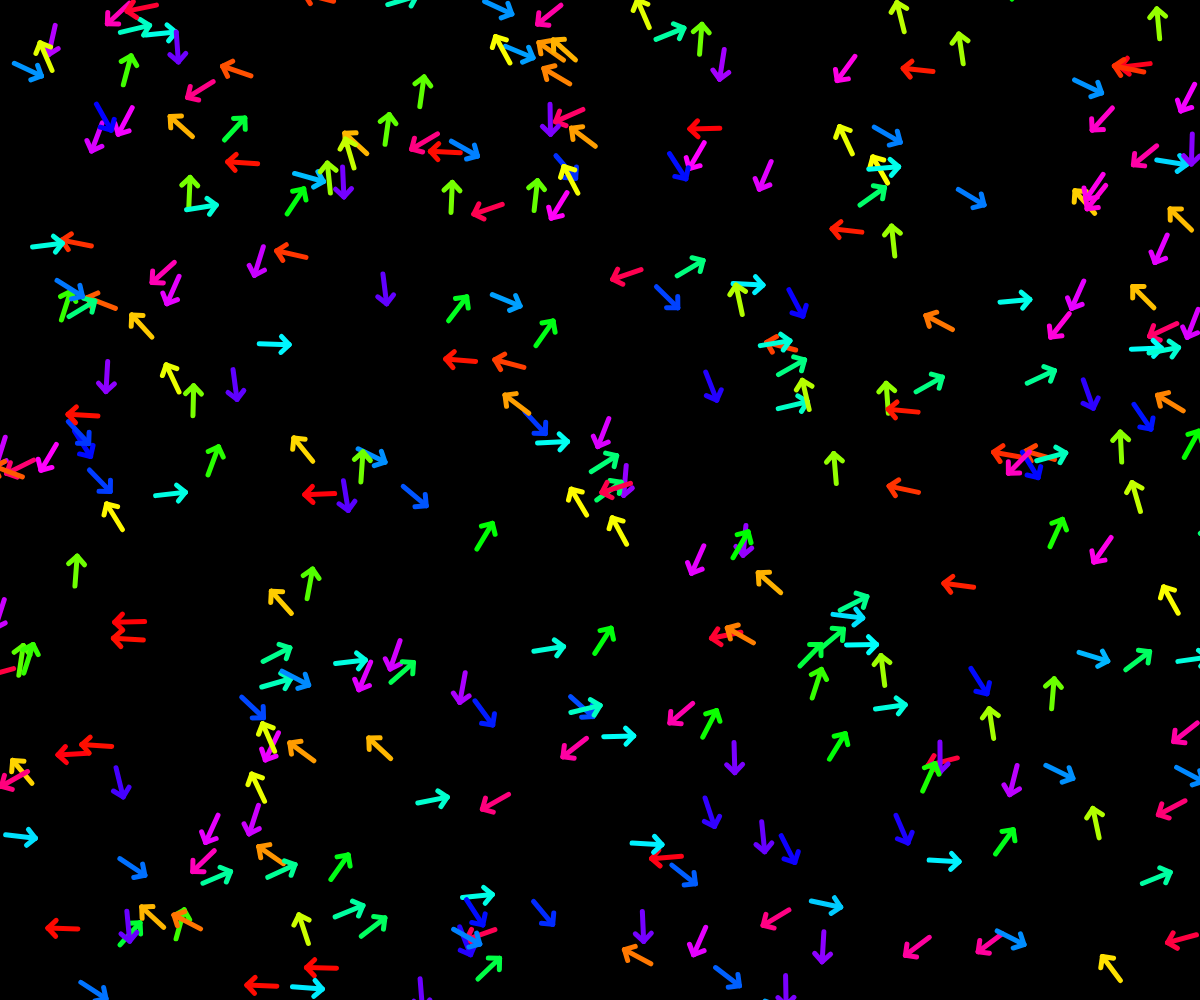
Frame 1 (no input)
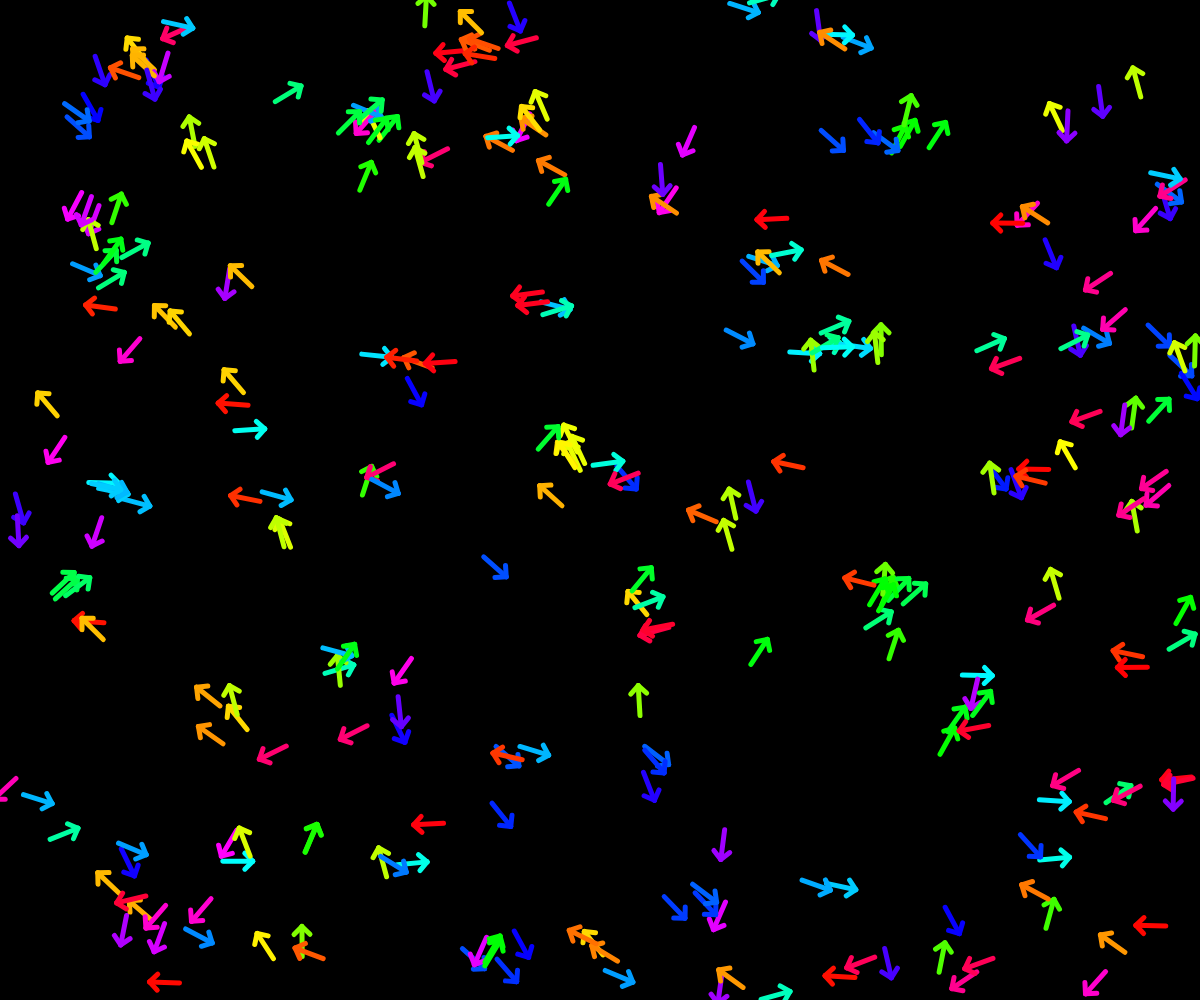
Frame 60 (no input)
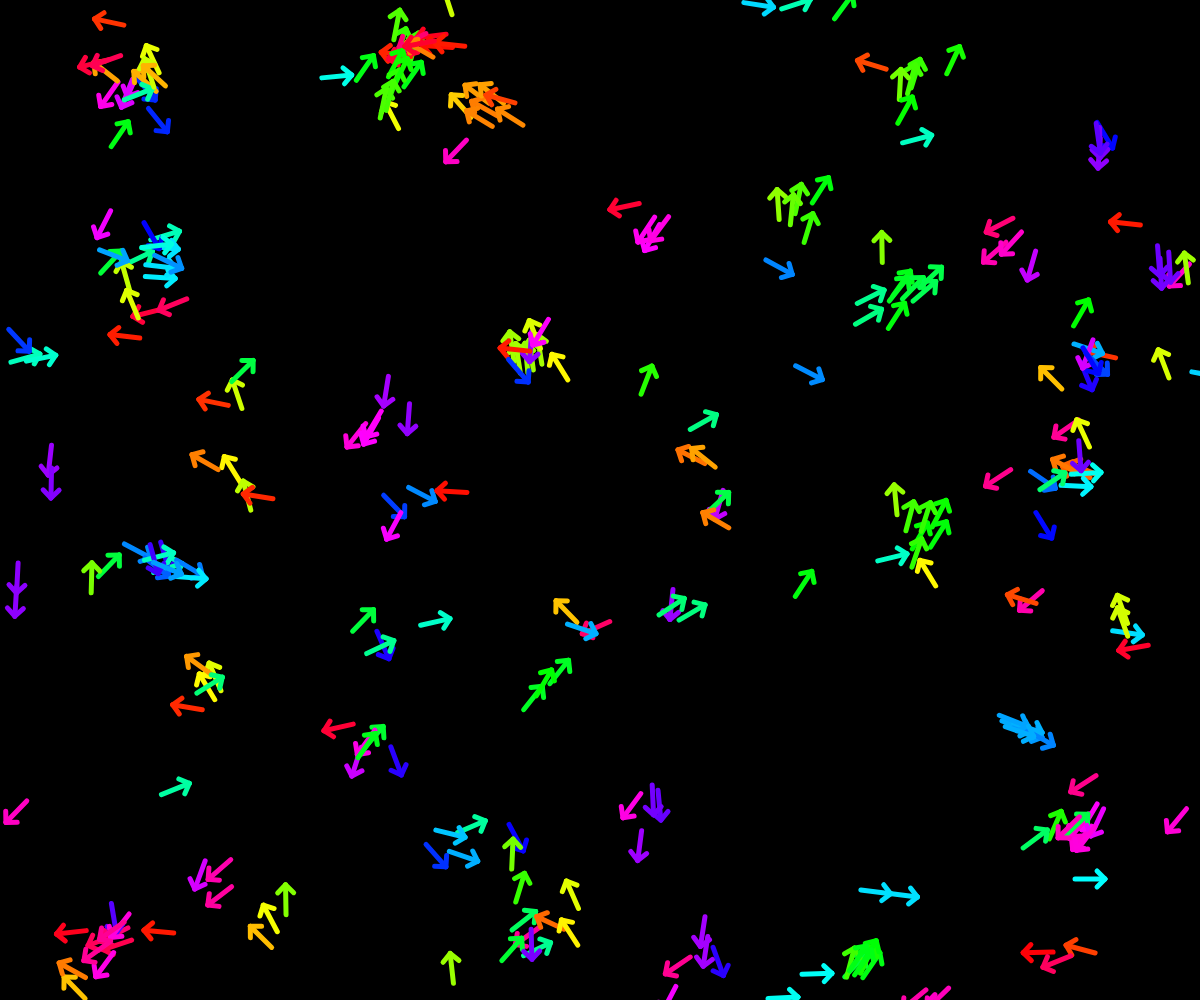
Frame 120 (the mouse pressed at the canvas centre since frame 60)

The p5.js sketch that drew these frames (run headless with seeded random() and noise() and a simulated clock; from frame 60 on, the mouse is pressed at the canvas centre):

// p5.js sketch
// ── sketch.js
const flock = [];

let alignSlider, cohesionSlider, separationSlider;

function setup() {
  // Set the canvas to fill the whole screen
  colorMode(HSB, 360, 100, 100)
  //alignSlider = createSlider(0, 2, 1.5, 0.1);
  //cohesionSlider = createSlider(0, 2, 1, 0.1);
  //separationSlider = createSlider(0, 2, 1.3, 0.1);
  createCanvas(windowWidth, windowHeight);
  for (let i = 0; i < 300; i++) {
    flock.push(new Unit());
  }
} 

function draw() {
  background(0);
  for (let boid of flock) {
    boid.edges();
    boid.flock(flock);
    boid.update();
    boid.show();
  }
}

// Add this function to resize the canvas when the window is resized
function windowResized() {
  resizeCanvas(windowWidth, windowHeight);
}

// ── unit.js

class Unit {
  constructor() {
    this.position = createVector(random(width), random(height));
    this.velocity = p5.Vector.random2D();
    this.velocity.setMag(random(2, 4));
    this.acceleration = createVector();
    this.maxForce = 0.05;
    this.maxSpeed = 2;
  }

  edges() {
    if (this.position.x > width) {
      this.position.x = 0;
    } else if (this.position.x < 0) {
      this.position.x = width;
    }
    if (this.position.y > height) {
      this.position.y = 0;
    } else if (this.position.y < 0) {
      this.position.y = height;
    }
  }

  align(units) {
    let perceptionRadius = 15;
    let steering = createVector();
    let total = 0;
    for (let other of units) {
      let d = dist(this.position.x, this.position.y, other.position.x, other.position.y);
      if (other != this && d < perceptionRadius) {
        steering.add(other.velocity);
        total++;
      }
    }
    if (total > 0) {
      steering.div(total);
      steering.setMag(this.maxSpeed);
      steering.sub(this.velocity);
      steering.limit(this.maxForce);
    }
    return steering;
  }

  separation(units) {
    let perceptionRadius = 24;
    let steering = createVector();
    let total = 0;
    for (let other of units) {
      let d = dist(this.position.x, this.position.y, other.position.x, other.position.y);
      if (other != this && d < perceptionRadius) {
        let diff = p5.Vector.sub(this.position, other.position);
        diff.div(d * d);
        steering.add(diff);
        total++;
      }
    }
    if (total > 0) {
      steering.div(total);
      steering.setMag(this.maxSpeed);
      steering.sub(this.velocity);
      steering.limit(this.maxForce);
    }
    return steering;
  }

  cohesion(units) {
    let perceptionRadius = 50;
    let steering = createVector();
    let total = 0;
    for (let other of units) {
      let d = dist(this.position.x, this.position.y, other.position.x, other.position.y);
      if (other != this && d < perceptionRadius) {
        steering.add(other.position);
        total++;
      }
    }
    if (total > 0) {
      steering.div(total);
      steering.sub(this.position);
      steering.setMag(this.maxSpeed);
      steering.sub(this.velocity);
      steering.limit(this.maxForce);
    }
    return steering;
  }

  flock(units) {
    let alignment = this.align(units);
    let cohesion = this.cohesion(units);
    let separation = this.separation(units);
    let mouseAvoidance = this.avoidMouse(); 

    //alignment.mult(alignSlider.value());
    //cohesion.mult(cohesionSlider.value());
    //separation.mult(separationSlider.value());

    alignment.mult(1.5);
    cohesion.mult(1);
    separation.mult(1.3);
    mouseAvoidance.mult(1.5);

    this.acceleration.add(alignment);
    this.acceleration.add(cohesion);
    this.acceleration.add(separation);
    this.acceleration.add(mouseAvoidance);
  }

  avoidMouse() {
    let mousePosition = createVector(mouseX, mouseY);
    let perceptionRadius = 100; // Distance at which units start avoiding the mouse
    let avoidanceForce = createVector(); // Force to steer away from the mouse

    let d = dist(this.position.x, this.position.y, mousePosition.x, mousePosition.y);
    if (d < perceptionRadius) {
      let diff = p5.Vector.sub(this.position, mousePosition); // Calculate vector pointing away from the mouse
      diff.normalize(); // Normalize to get direction
      diff.div(d); // Weight by distance (closer means stronger force)
      avoidanceForce.add(diff);
    }

    if (avoidanceForce.mag() > 0) {
      avoidanceForce.setMag(this.maxSpeed); // Set to max speed
      avoidanceForce.sub(this.velocity); // Steering = Desired - Velocity
      avoidanceForce.limit(this.maxForce); // Limit the force
    }
    return avoidanceForce;
  }

  update() {
    this.position.add(this.velocity);
    this.velocity.add(this.acceleration);
    this.velocity.limit(this.maxSpeed);
    this.acceleration.mult(0);
  }

  show() {
    let arrowSize = 30;
  
    // Calculate the heading from the velocity
    let heading = this.velocity.heading();
    
    // Normalize the heading to a value between 0 and 360 for hue
    // Note: The heading can range from -PI to PI, so we map from 0 to TWO_PI to ensure a positive range
    let hue = map((heading + PI), 0, TWO_PI, 0, 360);
    
    // Set the color to a hue based on the unit's orientation with full saturation and brightness
    let boidColor = color(hue, 100, 100);
    
    push();
    translate(this.position.x, this.position.y);
    rotate(heading); // Use the actual heading for rotation
    
    strokeWeight(5);
    stroke(boidColor); // Use the hue-based color
    
    // Draw the arrow: line for the body and two lines for the arrowhead
    line(0, 0, arrowSize, 0); // Arrow body
    line(arrowSize, 0, arrowSize - 8, -8); // Arrowhead left
    line(arrowSize, 0, arrowSize - 8, 8); // Arrowhead right
    
    pop();
  }
  
  


}
